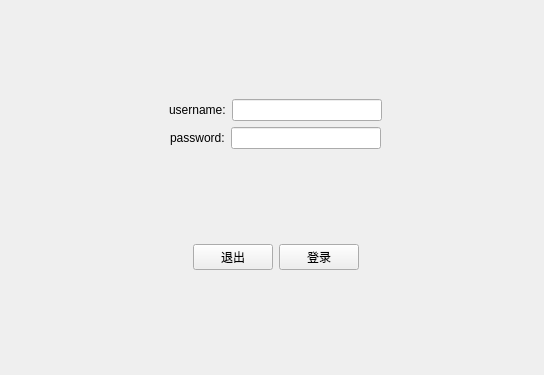
<?xml version="1.0" encoding="UTF-8"?>
<ui version="4.0">
 <class>MainWindow</class>
 <widget class="QMainWindow" name="MainWindow">
  <property name="geometry">
   <rect>
    <x>0</x>
    <y>0</y>
    <width>544</width>
    <height>375</height>
   </rect>
  </property>
  <property name="windowTitle">
   <string>MainWindow</string>
  </property>
  <widget class="QWidget" name="centralwidget">
   <widget class="QWidget" name="">
    <property name="geometry">
     <rect>
      <x>20</x>
      <y>10</y>
      <width>511</width>
      <height>351</height>
     </rect>
    </property>
    <layout class="QVBoxLayout" name="verticalLayout_2">
     <item>
      <layout class="QVBoxLayout" name="verticalLayout">
       <item>
        <layout class="QHBoxLayout" name="horizontalLayout_2">
         <item>
          <spacer name="horizontalSpacer">
           <property name="orientation">
            <enum>Qt::Horizontal</enum>
           </property>
           <property name="sizeHint" stdset="0">
            <size>
             <width>40</width>
             <height>20</height>
            </size>
           </property>
          </spacer>
         </item>
         <item>
          <widget class="QLabel" name="label">
           <property name="text">
            <string>username:</string>
           </property>
          </widget>
         </item>
         <item>
          <widget class="QLineEdit" name="lineEdit"/>
         </item>
         <item>
          <spacer name="horizontalSpacer_2">
           <property name="orientation">
            <enum>Qt::Horizontal</enum>
           </property>
           <property name="sizeHint" stdset="0">
            <size>
             <width>40</width>
             <height>20</height>
            </size>
           </property>
          </spacer>
         </item>
        </layout>
       </item>
       <item>
        <layout class="QHBoxLayout" name="horizontalLayout_3">
         <item>
          <spacer name="horizontalSpacer_3">
           <property name="orientation">
            <enum>Qt::Horizontal</enum>
           </property>
           <property name="sizeHint" stdset="0">
            <size>
             <width>40</width>
             <height>20</height>
            </size>
           </property>
          </spacer>
         </item>
         <item>
          <widget class="QLabel" name="label_2">
           <property name="text">
            <string>password:</string>
           </property>
          </widget>
         </item>
         <item>
          <widget class="QLineEdit" name="lineEdit_2">
           <property name="echoMode">
            <enum>QLineEdit::PasswordEchoOnEdit</enum>
           </property>
          </widget>
         </item>
         <item>
          <spacer name="horizontalSpacer_4">
           <property name="orientation">
            <enum>Qt::Horizontal</enum>
           </property>
           <property name="sizeHint" stdset="0">
            <size>
             <width>40</width>
             <height>20</height>
            </size>
           </property>
          </spacer>
         </item>
        </layout>
       </item>
      </layout>
     </item>
     <item>
      <layout class="QHBoxLayout" name="horizontalLayout_4">
       <item>
        <spacer name="horizontalSpacer_5">
         <property name="orientation">
          <enum>Qt::Horizontal</enum>
         </property>
         <property name="sizeHint" stdset="0">
          <size>
           <width>40</width>
           <height>20</height>
          </size>
         </property>
        </spacer>
       </item>
       <item>
        <widget class="QPushButton" name="pushButton_2">
         <property name="text">
          <string>退出</string>
         </property>
        </widget>
       </item>
       <item>
        <widget class="QPushButton" name="pushButton">
         <property name="text">
          <string>登录</string>
         </property>
        </widget>
       </item>
       <item>
        <spacer name="horizontalSpacer_6">
         <property name="orientation">
          <enum>Qt::Horizontal</enum>
         </property>
         <property name="sizeHint" stdset="0">
          <size>
           <width>40</width>
           <height>20</height>
          </size>
         </property>
        </spacer>
       </item>
      </layout>
     </item>
    </layout>
   </widget>
  </widget>
 </widget>
 <resources/>
 <connections/>
</ui>
